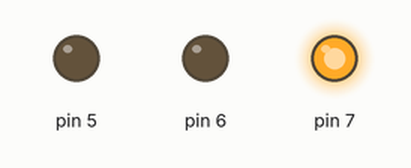
Simulated run of this sketch. Board: Arduino Uno, built with avr-gcc and run on an emulated ATmega328P. Shown: output pins drawn as LEDs (lit = HIGH).

Above: at 1.0 s.
At 2.2 s:
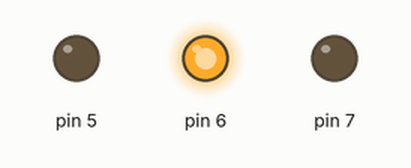
At 2.7 s:
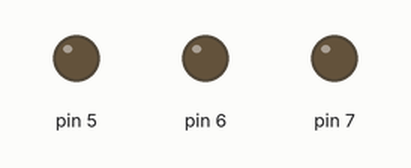
At 5.0 s:
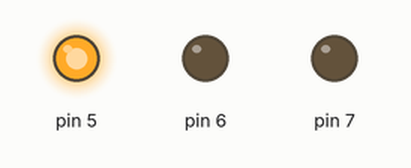
Timing chart, 0 to 7.8 s (numbered marks = the images above):
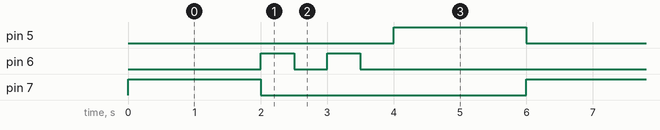

The sketch:

traffic_light_sequence.ino
```cpp
// C++ code
//
void setup()
{
  pinMode(7, OUTPUT);
  pinMode(6, OUTPUT);
  pinMode(5, OUTPUT);
}

void loop()
{
  digitalWrite(5, LOW);
  digitalWrite(7, HIGH);
  delay(2000); // Wait for 1000 millisecond(s)
  digitalWrite(7, LOW);
  digitalWrite(6, HIGH);
  delay(500);
  digitalWrite(6, LOW);
  delay(500);
  digitalWrite(6, HIGH);
  delay(500);
  digitalWrite(6, LOW);
  delay(500);
  digitalWrite(5, HIGH);
  delay(2000); // Wait for 1000 millisecond(s)
}
```

Measured:
- by itself, pin 5, pin 7: alternates HIGH for 2.0 s and LOW for 4.0 s
- by itself, pin 6: repeats every 6.0 s: LOW 0.50 s, HIGH 0.50 s, LOW 4.5 s, HIGH 0.50 s
- by itself, everything shown: repeats every 6.0 s, in 6 steps
